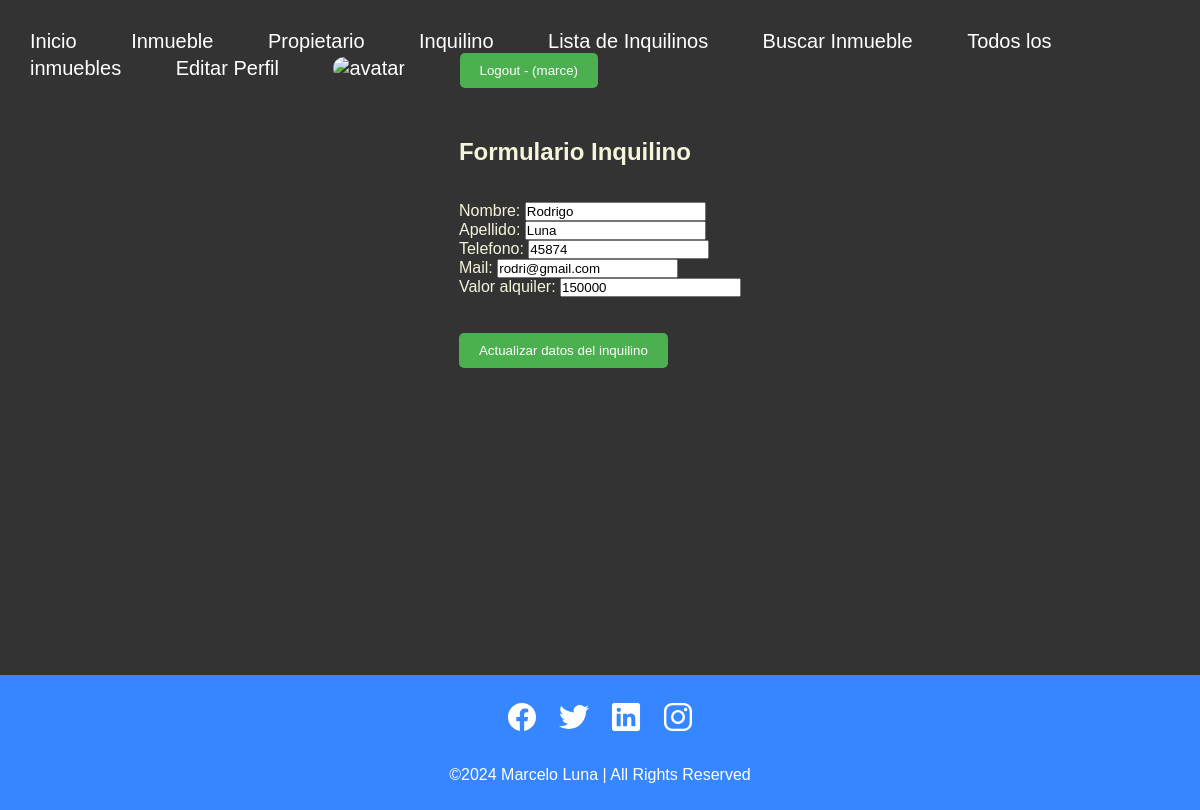
Page /actualiza-inquilino/2 (signed in) on the committed database.
### app/models.py (models this page shows, shortened)
class Inquilino(models.Model):
    nombre = models.CharField(max_length=30)
    apellido = models.CharField(max_length=30)
    telefono = models.IntegerField()
    mail = models.EmailField()
    valor_alquiler = models.IntegerField()

### app/views.py (the view)
# urls.py: path('actualiza-inquilino/<pk>', InquilinoUpdate.as_view(), name='actualizar_inquilino'),
class InquilinoUpdate (LoginRequiredMixin, UpdateView):
    model = Inquilino
    template_name = 'inquilino_update.html'
    fields = ('__all__') # declarado de esta manera indicamos que se visualizan todos los campos.
    success_url = '/lista-inquilino/'
    context_object_name = 'inquilino'

### app/templates/inquilino_update.html
{% extends 'padre.html' %}
{% block contenido_que_cambia %}
<form class="form" action="{% url 'actualizar_inquilino' inquilino.id %}" method="post"> {% csrf_token %}
    <h2>Formulario Inquilino</h2>
    <br>
    <br>
    {{form.as_p}}
    <br>
    <br>
    <button type="submit" style="padding: 10px 20px; background-color: #4CAF50; color: white; border: none;  border-radius: 5px;  cursor: pointer;">
        Actualizar datos del inquilino
    </button>
 </form>
{% endblock contenido_que_cambia %}

### app/templates/navbar.html
{% load static %}
<header>
    <nav style="display: inline; height: 50px; justify-content: center; align-items: center;">
      <ul>
        <li><a href="{% url 'inicio' %}">Inicio</a></li>
        <li><a href="{% url 'inmueble_formulario' %}">Inmueble</a></li>
        <li><a href="{% url 'propietario_formulario' %}">Propietario</a></li>
        <li><a href="{% url 'inquilino_formulario' %}">Inquilino</a></li>
        <li><a href="{% url 'lista_inquilinos' %}">Lista de Inquilinos</a></li>
        <li><a href="{% url 'busqueda_inmueble' %}">Buscar Inmueble</a></li>
        <li><a href="{% url 'lista_inmuebles' %}">Todos los inmuebles</a></li>
        {% if user.is_authenticated %}
          <li><a href="{% url 'editar_perfil' %}">Editar Perfil</a></li>
          <li>
            <a href="{% url 'agregar_avatar' %}"><img src="{{url}}" alt="avatar" style="width: 2%; border-radius: 15px;"></a>
          </li>
          <form action="{% url 'logout' %}" method="post" style="display:inline"> {% csrf_token %}
            <button type="submit" style="padding: 10px 20px; background-color: #4CAF50; color: white; border: none;  border-radius: 5px;  cursor: pointer;"> Logout - ({{user.username}}) </button>
          </form>
        {% else %}
          <li><a href="{% url 'login' %}">Ingresar</a></li>
          <li><a href="{% url 'registrar' %}">Registrar</a></li>
          <li>
            <a href="{% url 'login' %}"><img src="{% static 'assets/img/perfil_vacio.png' %}" alt="avatar_vacio" style="width: 2%; border-radius: 15px;"></a>
          </li>
        {% endif %}
      </ul>
    </nav>
</header>

### app/static/css/estilos.css (style rules this page uses)
* { margin: 0; padding: 0; box-sizing: border-box; font-family: "Poppins", sans-serif; }
body { position: relative; margin: 0; padding-bottom: 3em; min-height: 100vh; background: #333; justify-content: flex-end; align-items: flex-end; }
header { background-color: #333; color: #fff; padding: 20px; margin: 10px; }
nav ul { list-style: none; padding: 0; margin: 0; }
nav li { display: inline; margin-right: 50px; }
nav a { text-decoration: none; color: #fff; font-size: 20px; }

### rows in the picture
Inquilino: nombre "Rodrigo", apellido "Luna", telefono "45874", mail "rodri@gmail.com", valor_alquiler "150000"

### other values in the picture
{{ user.username }} "marce"
